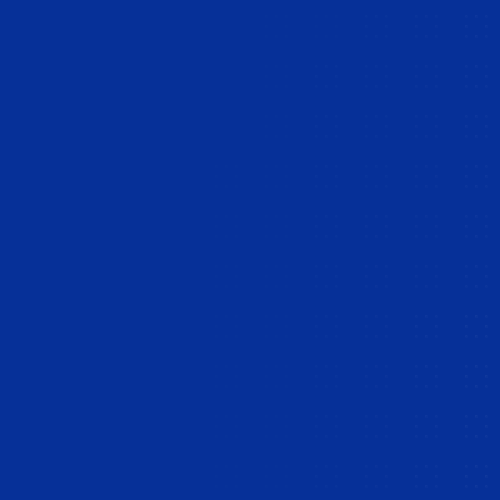
Frame 1 (no input)
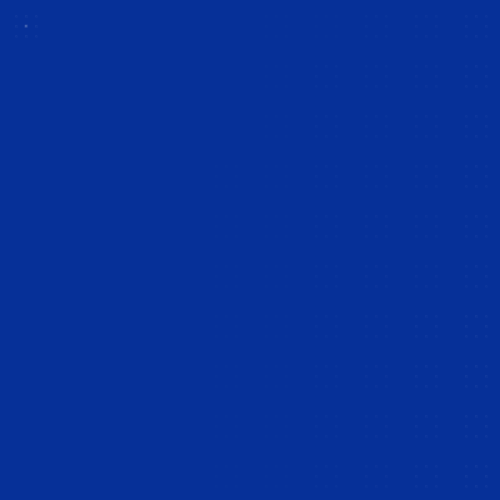
Frame 60 (the mouse pressed at the canvas centre just before this capture)
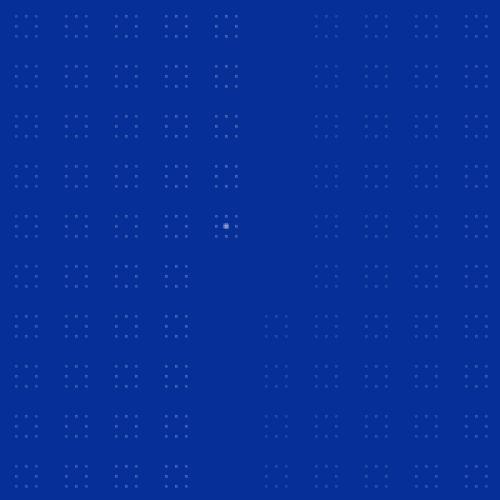
Frame 120 (the mouse held since frame 60 and released just before this capture)

The Processing sketch that drew these frames (run headless with seeded random() and noise(); from frame 60 on, the mouse is pressed at the canvas centre):

// Processing sketch: processing_63599
// ── processing_63599.pde

float [] rot=new float[100];
float d=dist(mouseX, mouseY, pmouseX, pmouseY);
float[] grow=new float[100];
float[] grow2=new float[100];
float[] boom=new float[100];
float[] wobble=new float[100];
float [] speed=new float[100];
float rad;
float fadespeedbg=0;
float[] fadespeed=new float[100];
float[] number=new float[100];
float[] counter=new float[100];
float[] start=new float[100];
int b=0;
float[] pulsey=new float[100];
float[] pulse=new float[100];
float a=0;
float cir=65;
float[] tran=new float[100];
float[] tran2=new float[100];
float[] indcol=new float[100];
float[] colsel=new float[100];

void setup() {
  size(500, 500);
  smooth();
  while (b<99) {
    indcol[b]=random(20, 200);
    b=b+1;
  }
  b=0;
}

void snowflake(float x, float y, float s, float d) {
  rad=dist(mouseX, mouseY, x, y);
  color col1= color(255, tran[b]);
  color col2= color(255, 38, 0, tran[b]);
  color col5= color(255, tran2[b]);
  color col6= color(random(100, 255), random(240, 255), 255, tran2[b]);
  color col7= color(143, 55, indcol[b], tran[b]);

  if (cir>rad) {
    colsel[b]=1;
  }
  else {
    colsel[b]=2;
  }

  //Ben's Random Stuff
  int nx = (int)x-25;
  int ny = (int)y-25;
  int i= 10*floor(ny/(height/10))+floor(nx/(width/10));
  i = constrain(i, 0, 99);
  println("speed[99]: "+speed[99] + "tran2[b]: "+tran2[b]);
  //Ben's Random Stuff Ends
  if (start[b]!=1) {
    counter[b]=counter[b]+1;
    col5= color(255, tran[b]);
    col6= color(random(100, 255), random(240, 255), 255, tran[b]);
  }

  number[b]=random(0, 100);

  if (number[b]>99&&counter[b]>500) {
    start[b]=1;
    counter[b]=0;
    tran[b]=150;
  }


  if (start[b]==1) {
    if (rad>cir) {
      speed[i] = speed[i]+0.0005;
        if (speed[i]>0.65) {
    grow[b]=grow[b]+0.05;
  }
  else {
    grow[b]=grow[b]-0.5;
  }
  if (grow[b]<0.00001) {
    grow[b]=0;
  }
    }
    if (rad<cir&&boom[b]<10&&speed[i]<0.8) {
      speed[i] = speed[i]*0.9;
    }
    else {
      speed[i]=speed[i]+0.001;
    }
  }
  if (speed[i]>0.8) {
    boom[b]=boom[b]+20;
  }
  if (boom[b]>2000) {
    boom[b]=0;
    start[b]=2;
    speed[i]=0;
    wobble[b]=0;
    grow[b]=0;
    rot[i]=0;
    tran[b]=0;
  }
  translate(x+wobble[b], y+wobble[b]); 
  rotate(rot[i]);
  translate(-x+wobble[b], -y+wobble[b]);
  if (start[b]!=1) {
    tran[b]=tran[b]+counter[b]/900;
    if(tran[b]>150){
     tran[b]=150; 
    }
  }
  pulsey[b]=((cos(pulse[b])+1)*5)/10;
  color col3=lerpColor(col1, col2, speed[i]);
  color col4=lerpColor(col5, col6, pulsey[b]);
  stroke(col3);
  fill(col3);
  layer(x, y, s+grow[b]+grow2[b], 10+boom[b]);
    stroke(col4);
    fill(col4);
  if (rad<cir) {
    grow2[b]=grow2[b]+0.1;
    pulse[b]=pulse[b]+0.2;
    if (grow2[b]>20) {
      grow2[b]=20;
      pulse[b]=-1;
    }else{
     grow2[b]=grow2[b]-0.01;
    pulse[b]=pulse[b]+0.05;
  }
  if (speed[i]<0.001) {
    tran2[b]=tran2[b]+5;
  }
  if (speed[i]>0.001) {
    tran2[b]=tran2[b]-5;
  }
  if (tran2[b]<0) {
    tran2[b]=0;
  }
  if (tran2[b]>200) {
    tran2[b]=200;
  }

  layer(x, y, s+grow[b]+grow2[b], 10+boom[b]-(cos(pulse[b])+1)*5);
  stroke(col3);
  fill(col3);
  if (b<99) {
    b++;
  }
  else {
    b=0;
  }
}
}

void layer (float x, float y, float s, float gap) {
  rect(x+gap, y, s, s);
  rect(x-gap, y, s, s);
  rect(x, y+gap, s, s);
  rect(x, y-gap, s, s);
  ellipse(x-gap+(s/2), y-gap+(s/2), s, s);
  ellipse(x+gap+(s/2), y-gap+(s/2), s, s);
  ellipse(x-gap+(s/2), y+gap+(s/2), s, s);
  ellipse(x+gap+(s/2), y+gap+(s/2), s, s);
}

void draw() {
  background(6, 48, 152,50);
  println("d: "+d);

  float d=dist(mouseX, mouseY, pmouseX, pmouseY);

  float x=25;
  for (int across=0; across< 10; across=across+1) {
    float y=25;
    for (int downwards=0; downwards<10; downwards++) {
      pushMatrix();
      snowflake(x, y, 2, d);
      popMatrix();
      y=y+50;
    }
    x=x+50;
  }
  for (int i=0; i<100; i++) {
    rot[i]=rot[i]+speed[i];
  }
}
